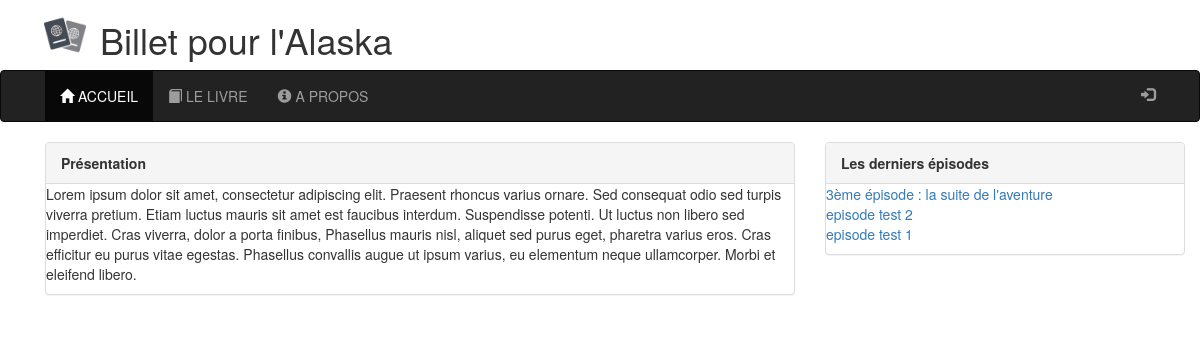
Before: / with the older database file.
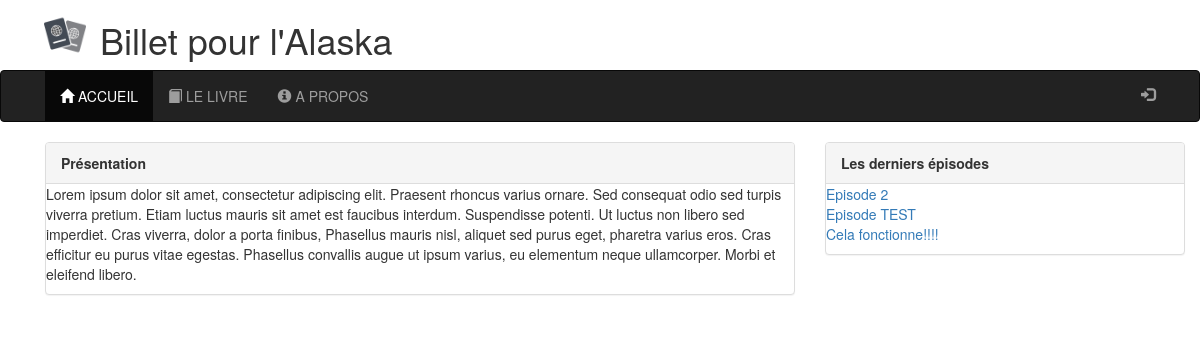
After: the same page with the newer database file.
### tables this page shows
CREATE TABLE `episode` (
  `id` int(10) UNSIGNED NOT NULL,
  `titre` varchar(255) DEFAULT NULL,
  `contenu` longtext,
  `date` datetime DEFAULT NULL
);

### app/App.php (called while the page is built, shortened)
<?php
class App {
    private $db_instance;
    private static $_instance;
    public static function getInstance() {
        if(self::$_instance === null) {
            self::$_instance = new App();
        }
        return self::$_instance;
    }
    public function getTable($name) {
        return new $class_name($this->getDb());
    }
    public function getDb() {
        $config = Config::getInstance(ROOT . '/config/config.php');
        if ($this->db_instance === null) {
            $this->db_instance = new MysqlDatabase($config->get('db_name'), $config->get('db_host'),
                $config->get('db_user'), $config->get('db_pass'));
        }
        return $this->db_instance;
    }
    public static function load() {
        require 'Autoloader.php';
        require __DIR__.'/../core/Autoloader.php';
    }
}

### app/Autoloader.php (called while the page is built, shortened)
<?php
class Autoloader {
    static function autoload($class) {
        if(strpos($class, __NAMESPACE__) === 0) {
            $class = str_replace(__NAMESPACE__ . '\\', '', $class);
        }
    }
}

### core/Autoloader.php (called while the page is built, shortened)
<?php
class Autoloader {
    static function autoload($class) {
        if(strpos($class, __NAMESPACE__) === 0) {
            $class = str_replace(__NAMESPACE__ . '\\', '', $class);
        }
    }
}

### config/config.php (called while the page is built)
<?php
return array (
  'db_name'     => 'blog',
   'db_host'    =>  'localhost',
   'db_user'    => 'root',
   'db_pass'    => ''
);

### core/Config.php (called while the page is built, shortened)
<?php
class Config {
    private $settings = [];
    private static $_instance;
    public function __construct($file){
       $this->settings = require ($file);
    }
    public static function getInstance($file) {
        if(is_null(self::$_instance)) {
            self::$_instance =  new Config($file);
        }
        return self::$_instance;
    }
    public function get($key) {
        return $this->settings[$key];
    }
}

### core/Table/Table.php (called while the page is built, shortened)
<?php
abstract class Table {
    protected $table;
    protected $db;
    public function __construct(Database $database)
    {
        $this->db = $database;
        if(is_null($this->table)) {
            $parts = explode('\\', get_class($this));
            $class_name = end($parts);
            $this->table = strtolower($class_name);
        }
    }
    public function query($statement, $attributes = null, $one = false) {
        if($attributes) {
            return $this->db->prepare(
                $statement,
                $attributes,
                str_replace('Table','Entity',get_class($this)),
                $one);
        } else {
            return $this->db->query(
                $statement,
                str_replace('Table', 'Entity', get_class($this)),
                $one);
        }
    }
}

### core/Database/MysqlDatabase.php (called while the page is built, shortened)
<?php
class MysqlDatabase extends Database {
   private $pdo;
    private function getPDO() {
        if($this->pdo === null) {
                $pdo = new PDO("mysql:dbname={$this->db_name};host={$this->db_host}", "{$this->db_user}",
                    "{$this->db_pass}", array (
                    PDO::MYSQL_ATTR_INIT_COMMAND => 'SET NAMES utf8'
                ));
                $pdo->setAttribute(PDO::ATTR_ERRMODE, PDO::ERRMODE_EXCEPTION);
                $this->pdo = $pdo;
        }
        return $this->pdo;
    }
    public function query($statement, $class = null, $one = false) {
        $req = $this->getPDO()->query($statement);
        if($class === null) {
            $req->setFetchMode((PDO::FETCH_OBJ));
        } else {
            $req->setFetchMode(PDO::FETCH_CLASS, $class);
        }
        if($one) {
            $data = $req->fetch();
        } else {
            $data = $req->fetchAll();
        }
        return $data;
    }
}

### app/Table/EpisodeTable.php (called while the page is built, shortened)
<?php
class EpisodeTable extends Table {
    public function getThreeLast() {
        return $this->query('SELECT * FROM episode ORDER BY date DESC LIMIT 3');
    }
}

### app/Entity/EpisodeEntity.php (called while the page is built, shortened)
<?php
class EpisodeEntity extends Entity {
    public function getUrl() {
        return 'index.php?page=episode&id=' . $this->id;
    }
}

### core/Entity/Entity.php (called while the page is built, shortened)
<?php
class Entity {
    public function __get($key) {
        return $this->$key;
    }
}

### views/front/accueil.php (the view, shortened to what the changed rows need)
<div class="container">
    <div class="row">
        <div class="col-lg-4">
                <div  class="panel panel-default">
                    <ul class="list-unstyled">
                <?php foreach($app->getTable('episode')->getThreeLast() as $item) : ; ?>
                        <li><a href="<?= $item->url; ?>"<?= $item->id; ?>><?= $item->titre; ?></a></li>
                <?php endforeach; ?>
                    </ul>
                </div>
        </div>
    </div>
</div>

Changed rows visible on the page:
removed episode: titre "3ème épisode : la suite de l'aventure"
changed episode: titre "episode test 2" → "Episode 2"
changed episode: titre "episode test 1" → "Episode TEST"
added episode: titre "Cela fonctionne!!!!"
